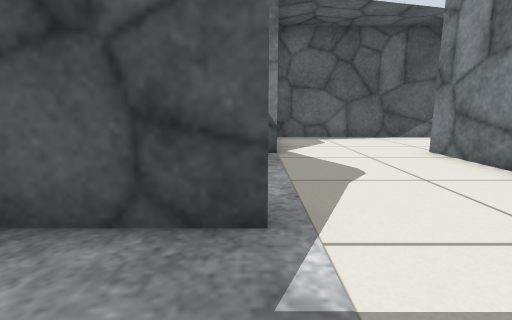
View 1 (above)

12 first-person views from a walk through a Gazebo world. The camera is 0.5 m above the floor, tilts 10° down and sees 85° across. The floor is counted in squares, 0.5 m on a side. Each view is taken from the middle of a square. On the plan, view 1 faces up. The plan holds only what a view shows up to about 11 squares ahead; the rest is blank. Surface patterns are stand-ins for the level's own textures.

View 2
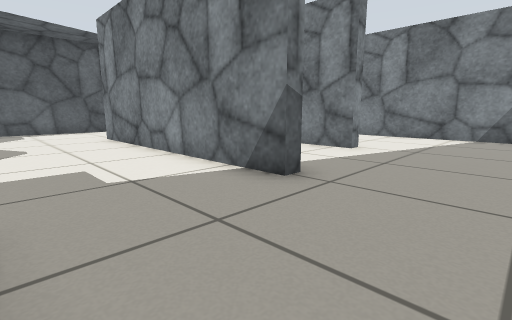

View 3
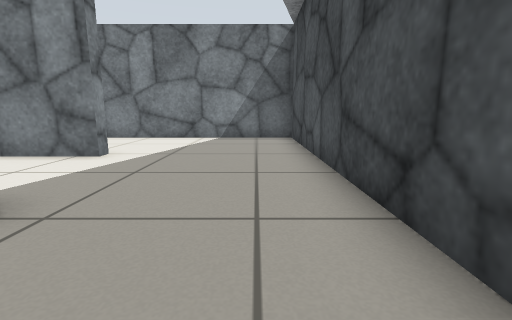

View 4
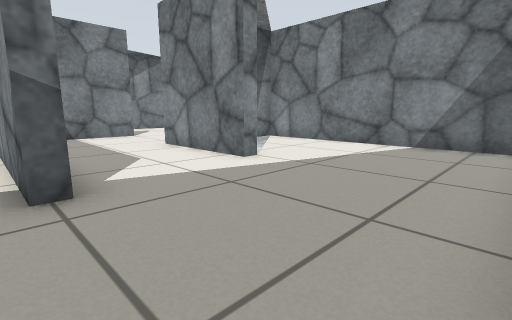

View 5
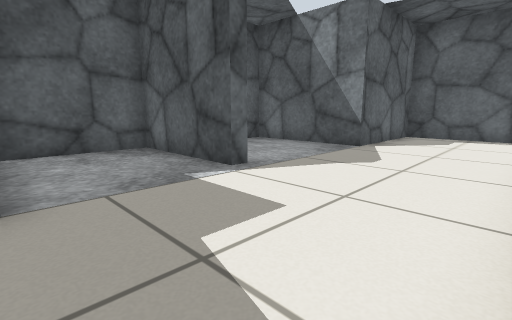

View 6
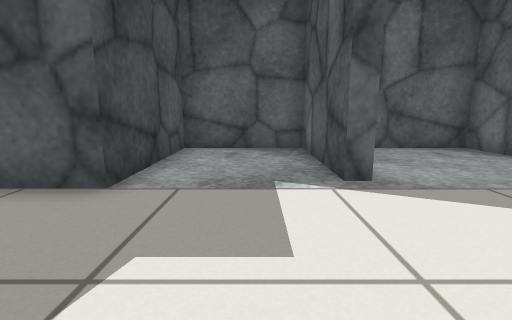

View 7
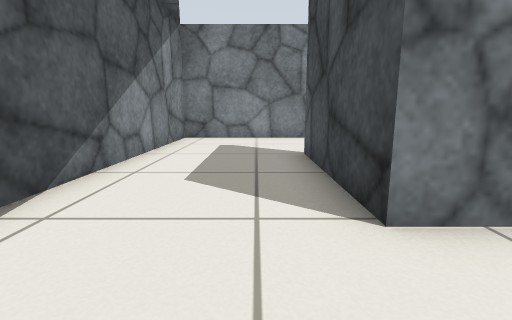

View 8
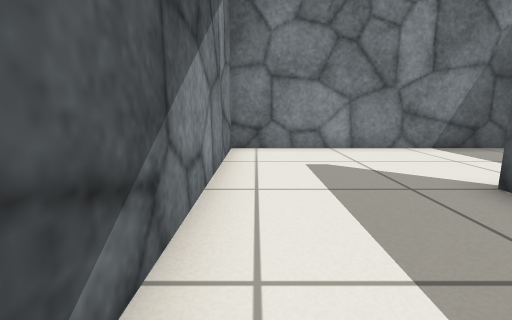

View 9
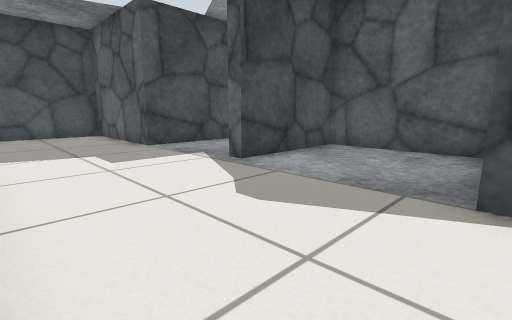

View 10
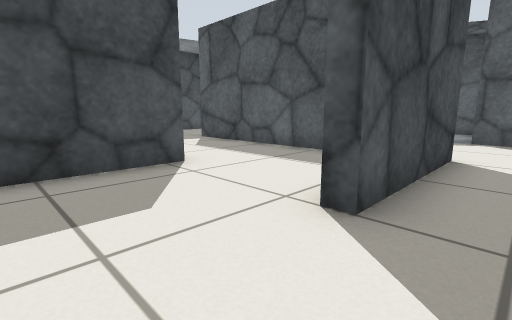

View 11
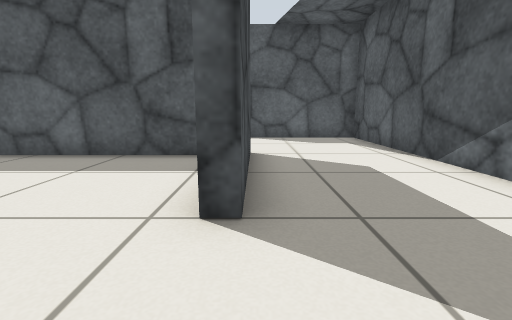

View 12
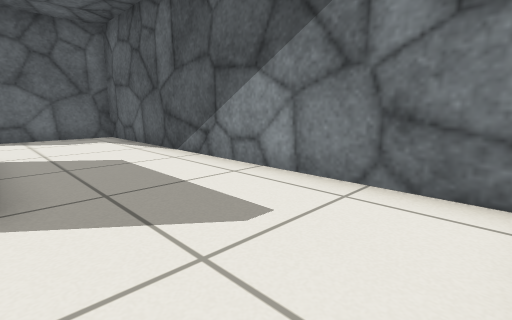

### Floor plan
Points are (right, up) in squares from view 1. A wall is a line through its corners. A room is listed if a view was taken in it or the views show most of it. See-through windows are left out.
Room 1 (views 1, 2, 3, 4, 5, 6, 7, 8, 9, 10, 11, 12)
walls: (8.6, -0.5) (8.1, -0.5) (8.1, 3.1) (10.9, 3.1); (4.7, 5.8) (4.7, -1.3) (4.3, -1.3) (4.3, 6.9) (8.5, 6.9) (8.5, 6.5) (6.1, 6.5); (12.5, 3.2) (12.5, 10.7) (0.5, 10.7) (0.5, 6.7) (-3.5, 6.7) (-3.5, 2.7) (0.1, 2.7) (0.1, 2.3) (-3.5, 2.3) (-3.5, -0.9) (0.5, -0.9) (0.5, -5.3) (12.5, -5.3) (12.5, 2.7) (11.6, 2.7)

Where each view was taken, in squares from view 1:
view 1: 0 up, 0 right, facing up
view 2: 4 down, 1 right, facing up-right
view 3: 4 down, 2 right, facing right
view 4: 5 down, 4 right, facing up-right
view 5: 1 down, 4 right, facing up-left
view 6: 1 up, 4 right, facing left
view 7: 8 up, 2 right, facing right
view 8: 10 up, 5 right, facing right
view 9: 7 up, 4 right, facing down-left
view 10: 8 up, 11 right, facing down-left
view 11: 7 up, 11 right, facing left
view 12: 7 up, 12 right, facing up-left
